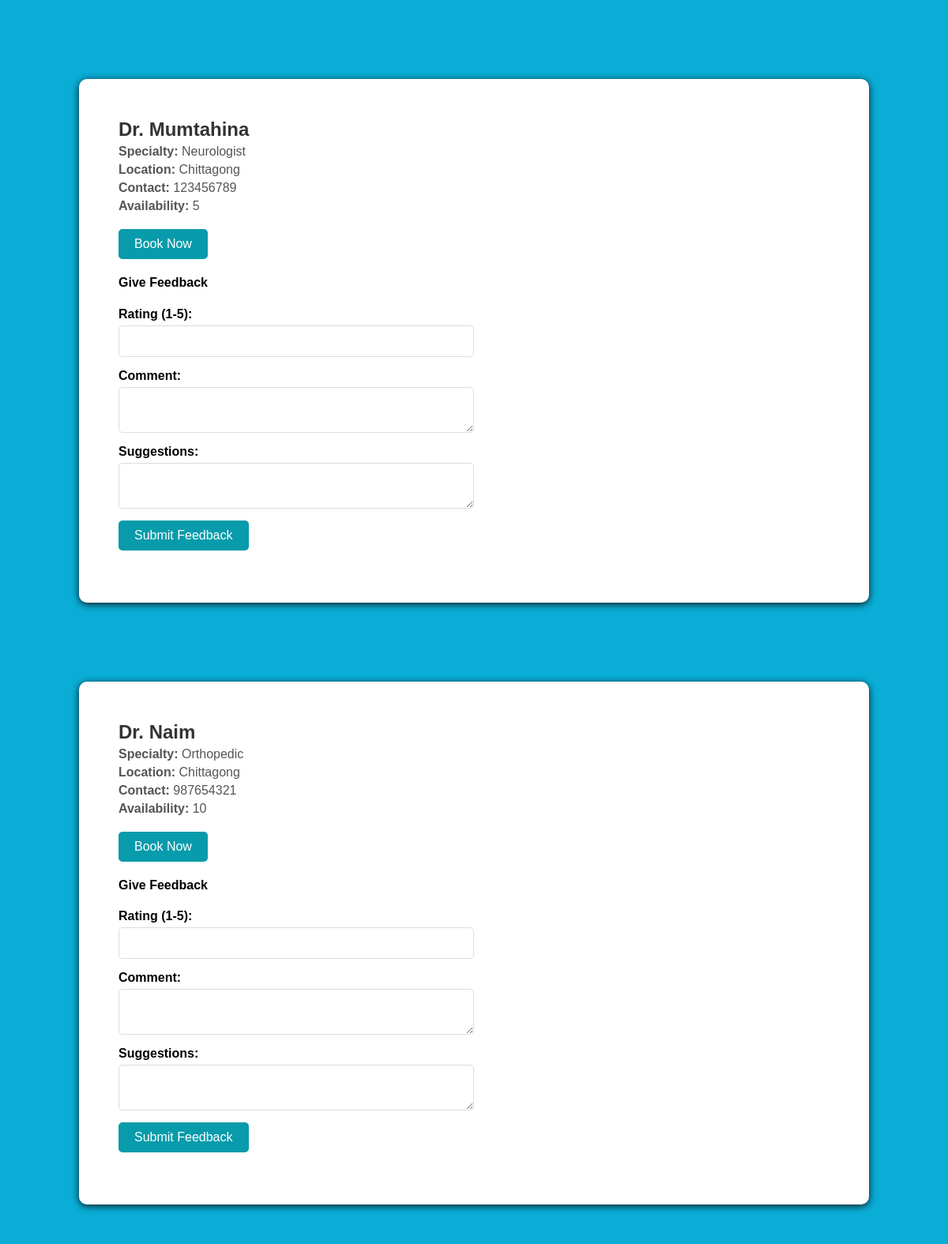
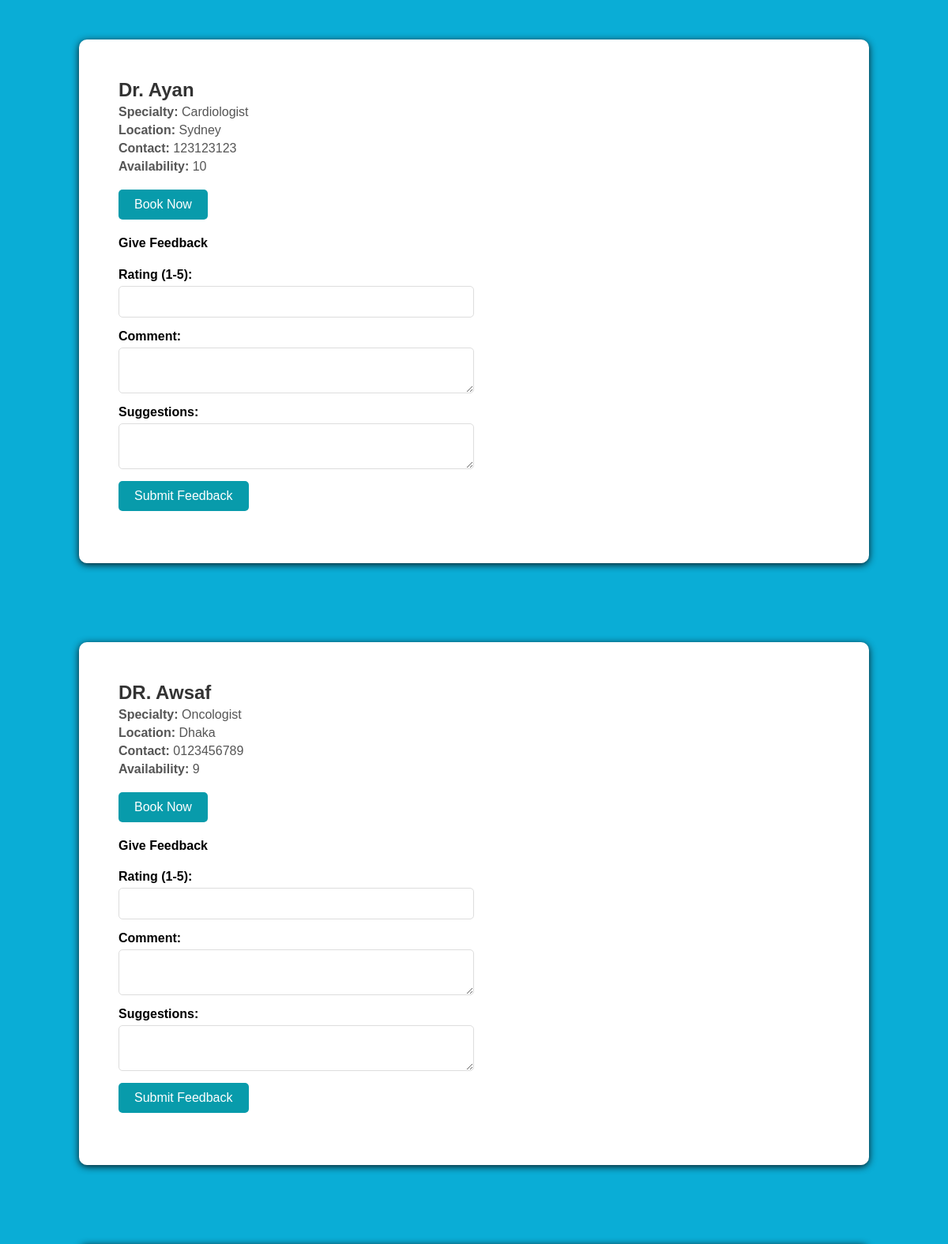
/doctor.php (upper part), run on the app's committed database (2 pictures, top to bottom).
### tables this page shows
CREATE TABLE `doctors` (
  `d_id` int(11) NOT NULL,
  `name` varchar(50) NOT NULL,
  `specialty` varchar(50) NOT NULL,
  `location` varchar(100) NOT NULL,
  `contact` varchar(20) NOT NULL,
  `availability` int(11) NOT NULL DEFAULT 0,
  `booked` int(11) NOT NULL DEFAULT 0
);

### doctor.php (the view, shortened to what this page needs)
<?php
$servername = "localhost";
$username = "root";
$password = "";
$dbname = "medion";
$conn = new mysqli($servername, $username, $password, $dbname);
$search = isset($_GET['search']) ? trim($_GET['search']) : '';
$sql = "
    SELECT d_id AS id, name, specialty, location, contact, availability
    FROM doctors
    WHERE name LIKE ? OR specialty LIKE ?
";
$stmt = $conn->prepare($sql);
$searchTerm = '%' . $search . '%';
$stmt->bind_param("ss", $searchTerm, $searchTerm);
$stmt->execute();
$result = $stmt->get_result();
if ($result->num_rows > 0) {
    while ($row = $result->fetch_assoc()) {
        echo '<div class="doctor-card">';
        echo '<h3>' . htmlspecialchars($row['name']) . '</h3>';
        echo '<p><strong>Specialty:</strong> ' . htmlspecialchars($row['specialty']) . '</p>';
        echo '<p><strong>Location:</strong> ' . htmlspecialchars($row['location']) . '</p>';
        echo '<p><strong>Contact:</strong> ' . htmlspecialchars($row['contact']) . '</p>';
        echo '<p><strong>Availability:</strong> ' . htmlspecialchars($row['availability']) . '</p>';
        echo '<form action="book.php" method="post">';
        echo '<button type="submit"';
        if ((int)$row['availability'] <= 0) {
            echo ' disabled';
        }
        echo '>Book Now</button>';
        echo '</form>';
        echo '<h4>Give Feedback</h4>';
        echo '<form action="submit_feedback.php" method="post">';
        echo '<label for="rating">Rating (1-5):</label>';
        echo '<input type="number" id="rating" name="rating" min="1" max="5" required><br>';
        echo '<label for="comment">Comment:</label>';
        echo '<textarea id="comment" name="comment" required></textarea><br>';
        echo '<label for="suggestions">Suggestions:</label>';
        echo '<textarea id="suggestions" name="suggestions"></textarea><br>';
        echo '<button type="submit">Submit Feedback</button>';
        echo '</form>';
        echo '</div>';
    }
} else {
    echo '<p>No doctors found matching your search criteria.</p>';
}
?>

### doctor.php (style rules this page uses)
.doctor-card { background-color: #fff; margin: 100px; padding: 50px; border-radius: 10px; box-shadow: 0 2px 10px rgba(12, 1, 1, 0.87); }
.doctor-card h3 { margin: 0; font-size: 24px; color: #333; }
.doctor-card p { font-size: 16px; margin: 5px 0; color: #555; }
.doctor-card button { padding: 10px 20px; font-size: 16px; background-color:rgb(8, 155, 171); color: white; border: none; border-radius: 5px; cursor: pointer; }
form { margin-top: 20px; }
form label { display: block; font-weight: bold; margin-bottom: 5px; }
form input, form textarea { width: 50%; padding: 10px; margin-bottom: 15px; border: 1px solid #ddd; border-radius: 5px; font-size: 16px; }
form button { padding: 10px 20px; background-color:rgb(4, 25, 9); color: white; border: none; border-radius: 5px; cursor: pointer; }

### data on the page
doctors: name "Dr. Mumtahina", specialty "Neurologist", location "Chittagong", contact "123456789", availability "5"
doctors: name "Dr. Naim", specialty "Orthopedic", location "Chittagong", contact "987654321", availability "10"
doctors: name "Dr. Ayan", specialty "Cardiologist", location "Sydney", contact "123123123", availability "10"
doctors: name "DR. Awsaf", specialty "Oncologist", location "Dhaka", contact "0123456789", availability "9"
